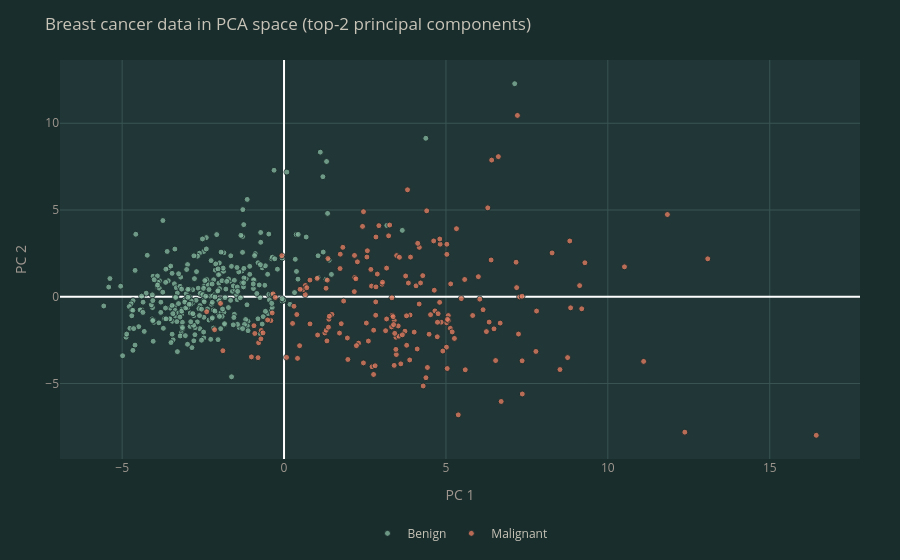

Notebook cell for this chart:
### Markdown cell above
## Project the data onto the top-2 principal components

This is the same projection used to visualize the logistic regression decision
boundary in the previous post. Here we look at the data alone - do the two tumor
classes separate in the 2-D view?

### Code cell
P = Vt[:2].T                      # (30, 2) projection matrix: top-2 eigenvectors
X2d = centered @ P                # data in 2-D

fig = go.Figure()
fig.add_trace(go.Scatter(
    x=X2d[y_all == 0, 0], y=X2d[y_all == 0, 1],
    mode="markers", name="Benign",
    marker=dict(color="#81b29a", size=6, opacity=0.8,
                line=dict(color=SITE['bg_secondary'], width=1)),
))
fig.add_trace(go.Scatter(
    x=X2d[y_all == 1, 0], y=X2d[y_all == 1, 1],
    mode="markers", name="Malignant",
    marker=dict(color="#e07a5f", size=6, opacity=0.8,
                line=dict(color=SITE['bg_secondary'], width=1)),
))
fig.update_layout(
    title=dict(text="Breast cancer data in PCA space (top-2 principal components)",
               font=dict(color=SITE['text_primary'])),
    xaxis=dict(title="PC 1", color=SITE['text_secondary'], gridcolor=SITE['border']),
    yaxis=dict(title="PC 2", color=SITE['text_secondary'], gridcolor=SITE['border']),
    paper_bgcolor=SITE['bg_secondary'],
    plot_bgcolor=SITE['bg_primary'],
    font=dict(color=SITE['text_primary']),
    legend=dict(orientation="h", x=0.5, y=-0.15, xanchor="center", yanchor="top",
                bgcolor=SITE['bg_secondary'], bordercolor=SITE['border']),
    autosize=True,
    margin=dict(l=60, r=40, t=60, b=60),
)
fig.write_html(PLOTS_DIR / 'pca_projection_2d.html',
               config=dict(responsive=True, displayModeBar=True), include_plotlyjs='cdn')
fig.show()

### Figure 1 — Plotly figure (JSON) as saved in the notebook; plotly's stock layout.template omitted (floating-point values rounded to 4 significant figures; data arrays with more than 128 entries replaced by an {"elided": "..."} marker saying what was removed)
{"data": [{"marker": {"color": "#81b29a", "line": {"color": "#1a2d2d", "width": 1}, "opacity": 0.8, "size": 6}, "mode": "markers", "name": "Benign", "type": "scatter", "x": {"elided": "322 float values"}, "y": {"elided": "322 float values"}}, {"marker": {"color": "#e07a5f", "line": {"color": "#1a2d2d", "width": 1}, "opacity": 0.8, "size": 6}, "mode": "markers", "name": "Malignant", "type": "scatter", "x": {"elided": "190 float values"}, "y": {"elided": "190 float values"}}], "layout": {"autosize": true, "font": {"color": "#c8c4b8"}, "legend": {"bgcolor": "#1a2d2d", "bordercolor": "#3a5454", "orientation": "h", "x": 0.5, "xanchor": "center", "y": -0.15, "yanchor": "top"}, "margin": {"b": 60, "l": 60, "r": 40, "t": 60}, "paper_bgcolor": "#1a2d2d", "plot_bgcolor": "#213636", "title": {"font": {"color": "#c8c4b8"}, "text": "Breast cancer data in PCA space (top-2 principal components)"}, "xaxis": {"color": "#a09890", "gridcolor": "#3a5454", "title": {"text": "PC 1"}}, "yaxis": {"color": "#a09890", "gridcolor": "#3a5454", "title": {"text": "PC 2"}}}}
